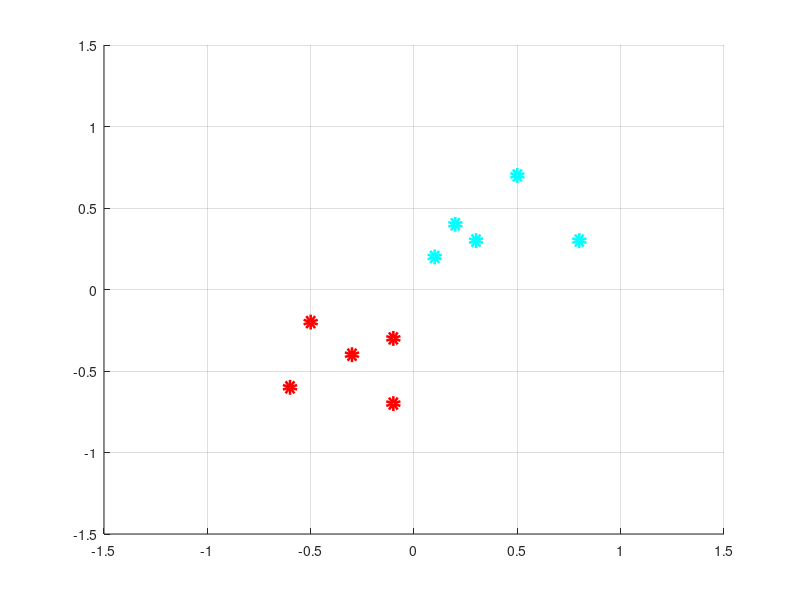

Recreate this plot in MATLAB. (Note: this script raises an error after producing the figure.)
clc;clear;close all;

% Input example => [x1 x2 target]
x = [0.1 0.2 1
    -0.1 -0.3 0
    -0.6 -0.6 0
    0.2 0.4 1
    0.5 0.7 1
    -0.1 -0.7 0
    0.3 0.3 1
    0.8 0.3 1
    -0.3 -0.4 0
    -0.5 -0.2 0];
sizeX = size(x);

% Config Values
w = rand(1,2);
w = 2*w - 1;
theta = rand();
theta = 2*theta - 1;
eta = 0.1;
flag = [0 0 0 0 0 0 0 0 0 0];
epoch = 1 ;

% Plot
xlim([-1.5 1.5])
ylim([-1.5 1.5])
hold on
grid on
for i=1:sizeX(1,1)
    if x(i,3) == 1
        plot(x(i,1),x(i,2),'oc','LineWidth',5)
    else
        plot(x(i,1),x(i,2),'or','LineWidth',5)
    end
end

% Training
while ~(flag(1) && flag(2) && flag(3) && flag(4) && flag(5) && flag(6) && flag(7) && flag(8) && flag(9) && flag(10))
    disp(['Marhale: ',num2str(epoch)])
    for i=1:sizeX(1,1)
        net = x(i,1)*w(1) + x(i,2)*w(2);
        
        % Step Function
        if net >= theta
            output = 1;
        end
        if net < theta
            output = 0;
        end
        
        w(1) = w(1) + eta*(x(i,3) - output)*x(i,1);
        w(2) = w(2) + eta*(x(i,3) - output)*x(i,2);
        theta = theta + eta*(x(i,3) - output)*(-1);

        if x(i,3) - output == 0
            flag(i) = true;
        else
            flag(i) = false;
        end

        T = table(x(i,1),x(i,2),theta,w(1),w(2),output,x(i,3),'VariableNames',{'X1','X2','THETA','W1','W2','OUTPUT','TARGET'}); 
        disp(T)

        xP = -1.5 : 0.1 : 1.5 ;
        yP = (-w(1) ./ (w(2)))*xP + (theta ./ w(2)) ;
        plot(xP,yP,'b','LineWidth',1)

        pause(0.1)
    end
    epoch = epoch + 1;
end

plot(xP,yP,'k','LineWidth',2)